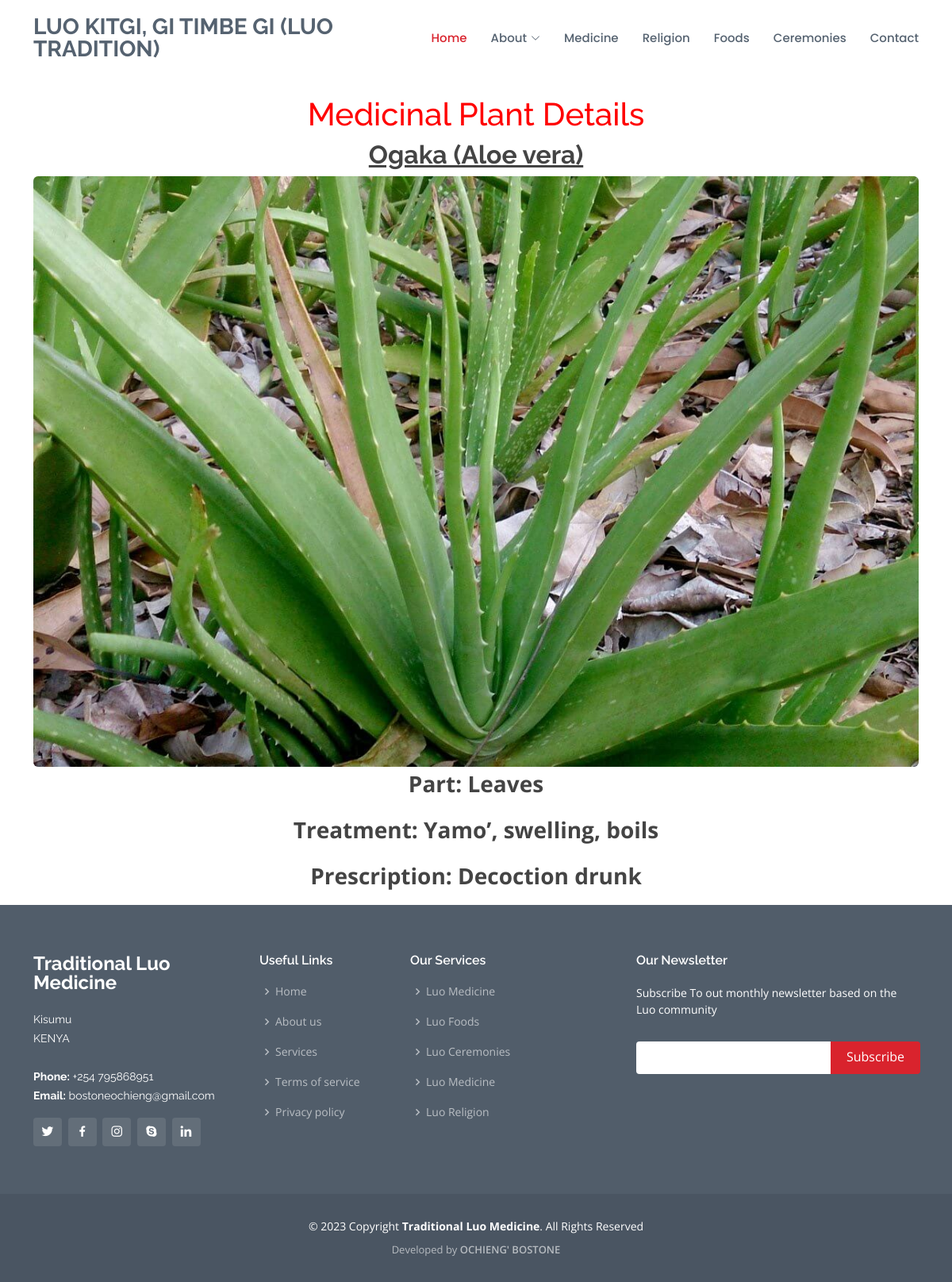
/plant/1/, run on the app's committed database.
### luomedicine_app/models.py (models this page shows, shortened)
class MedicinalPlant(models.Model):
    def validate_image_file_extension(value):
        allowed_extensions = [".jpg", ".jpeg", ".png", ".gif", ".PNG", ".JPG"]
        ext = os.path.splitext(value.name)[1]
        if not ext.lower() in allowed_extensions:
            raise ValidationError(
                "Unsupported file extension.  Allowed extensions are: .jpg, .jpeg, .png, .gif"
            )
    """
    A model representing a medicinal plant.
    """
    title = models.CharField(max_length=100)
    part = models.TextField(default="leaves")
    treatment = models.TextField()
    prescription = models.TextField()
    image = models.ImageField(
        upload_to="luomedicine_app/static/medicinal_plant_images/",
        validators=[validate_image_file_extension],
    )

### luomedicine_app/views.py (the view, shortened to what this page needs)
# urls.py: path("plant/<int:id>/", views.get_medicinal_plant_by_id, name="plant"),
def get_medicinal_plant_by_id(request, id):
    try:
        medicinal_plant = MedicinalPlant.objects.get(id=id)
    except MedicinalPlant.DoesNotExist:
        error_message = "The requested MedicinalPlant does not exist."
        return render(
            request,
            "luomedicine/error.html",
            {"error_message": error_message},
            status=404,
        )
    return render(
        request, "luomedicine/plant.html", {"medicinal_plant": medicinal_plant}
    )

### luomedicine_app/templates/luomedicine/plant.html
{% extends "luomedicine/layout.html" %} {% block body %} {% load static %}
<div style="
    margin-top: 120px;
    color: red;
    font-size: 44px;
    font-weight: bold;
    text-align: center;
    font-family: Times New Roman, Times, serif;">
  <h1>Medicinal Plant Details</h1>
</div>
<div class="container mt-10">
  <div class="row" >
    <div class="col-md-12 d-flex justify-content-center">
      <div>
        <h2 class="text-center fw-bold text-decoration-underline">{{ medicinal_plant.title }}</h2>
        <img src="{{ medicinal_plant.image.url }}" alt="{{ medicinal_plant.title }}" class="img-fluid rounded mx-auto d-block">
        <p class="text-center fs-3 fw-bold">Part: {{ medicinal_plant.part }}</p>
        <p class="text-center fs-3 fw-bold">Treatment: {{ medicinal_plant.treatment }}</p>
        <p class="text-center fs-3 fw-bold">Prescription: {{ medicinal_plant.prescription }}</p>
      </div>
    </div>
  </div>
</div>
{% endblock %}

### luomedicine_app/static/assets/css/style.css (style rules this page uses)
body { font-family: "Open Sans", sans-serif; color: #444444; }
h1, h2, h3, h4, h5, h6 { font-family: "Raleway", sans-serif; }

### data on the page
MedicinalPlant: title "Ogaka (Aloe vera)", image (picture), part "Leaves", treatment "Yamo’, swelling, boils", prescription "Decoction drunk"
